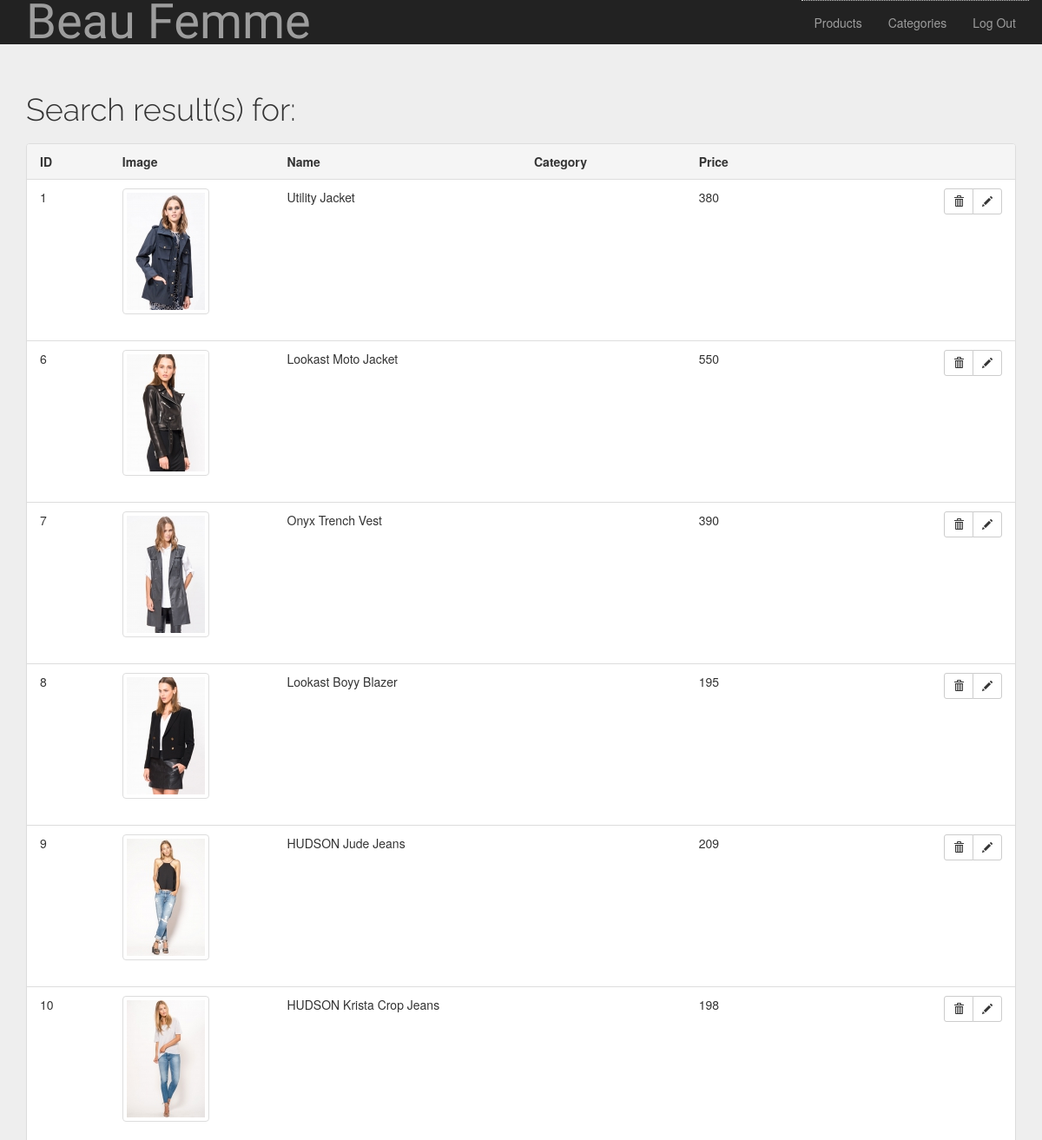
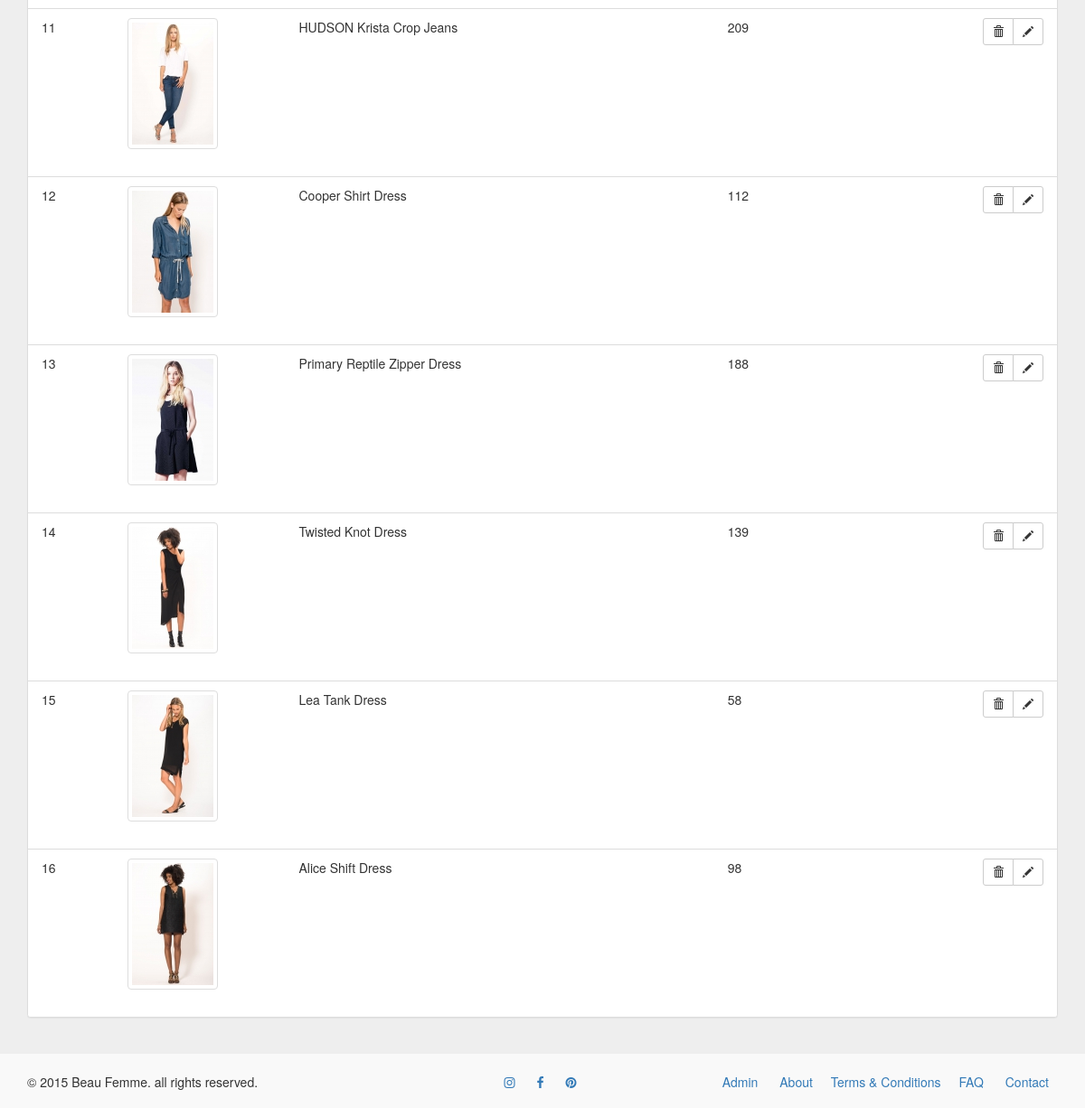
/admin/search.php, run on the app's committed database (2 pictures, top to bottom).
### tables this page shows
CREATE TABLE IF NOT EXISTS `products` (
  `product_id` int(11) NOT NULL AUTO_INCREMENT,
  `product_name` varchar(60) NOT NULL,
  `product_description` text NOT NULL,
  `price` double NOT NULL,
  `category_id` int(5) NOT NULL,
  PRIMARY KEY (`product_id`),
  KEY `ItemID` (`product_id`),
  KEY `product_id` (`product_id`),
  KEY `category_id` (`category_id`)
);

CREATE TABLE IF NOT EXISTS `pages` (
  `page_id` int(3) NOT NULL AUTO_INCREMENT,
  `page_name` varchar(35) NOT NULL,
  `page_description` text NOT NULL,
  PRIMARY KEY (`page_id`)
);

### admin/search.php (the view, shortened to what this page needs)
<?php
  $sitePath = $_SERVER['DOCUMENT_ROOT']."crafts";
?>
<?php include_once($sitePath."/inc/_header.php"); ?>
<?php include_once($sitePath."/admin/nav.php"); ?>
<?php include_once($sitePath."/inc/_dbconnect.php"); ?>
<?php
  $query = $_GET['query'];
  $query = htmlspecialchars($query);
  $sql= "SELECT * FROM products
            WHERE (product_name LIKE '%".$query."%') OR (product_description LIKE '%".$query."%')";
  $result = mysqli_query($con, $sql);
?>
<h1>Search result(s) for: <?php echo $query; ?> </h1>
<?php
$itemcount = mysqli_num_rows($result);
if ($itemcount>0) {
?>
<div class="panel panel-default">
      <div class="panel-heading hidden-xs">
        <div class="row hidden-xs">
            <div class="col-sm-1"><strong>ID</strong>               </div>
            <div class="col-sm-2"><strong>Image</strong>            </div>
            <div class="col-sm-3"><strong>Name</strong>             </div>
            <div class="col-sm-2"><strong>Category</strong>         </div>
            <div class="col-sm-2"><strong>Price</strong>            </div>
            <div class="col-sm-2">                                  </div>
        </div>
      </div>
    <div class="list-group">
    <?php
    while ($row = mysqli_fetch_array($result)) {
          $itemId = $row["product_id"];
          $itemName= $row["product_name"];
          $itemPrice= $row["price"];
          $itemImage = $host.'media/products/thumb/'.$itemId.'.jpg';
    ?>
      <div class="list-group-item">
        <div class="row">
            <div class="col-sm-1">
              <?php echo $itemId; ?>
            </div>
            <div class="col-sm-2">
              <img class=" thumbnail img-responsive" src="<?php echo  $itemImage; ?>" >
            </div>
            <div class="col-sm-3">
              <?php echo $itemName; ?>
            </div>
            <div class="col-sm-2">
            </div>
            <div class="col-sm-2">
              <?php echo $itemPrice; ?>
            </div>
            <div class="col-sm-2 text-right">
              <div class="btn-group btn-group-sm">
                <a class="btn btn-default" href='<?php echo "inventory-delete.php?deleteid=$itemId"; ?>' data-toggle="modal" data-target="#myModal">
                  <i class="glyphicon glyphicon-trash"></i>
                </a>
                <a class="btn btn-default" href='<?php echo "inventory-edit.php?itemid=$itemId"; ?>' data-toggle="modal" data-target="#myModal">
                   <i class="glyphicon glyphicon-pencil"></i>
                </a>
              </div>
            </div>
        </div>
      </div>
    <?php
     }
    ?>
    </div>
</div>
<?php
} else {
?>
 <div class="alert alert-danger">:)<br>No Products found. Please try again!</div>
<?php
}
?>
<?php include_once($sitePath."/inc/_footer.php"); ?>

### inc/_footer.php (shortened to what this page needs)
</div>
<?php
  $sql= "SELECT * FROM pages";
  $result = mysqli_query($con, $sql);
  $itemcount = mysqli_num_rows($result);
  $pageIDs=array();
  if ($itemcount>0) {
    while ($row = mysqli_fetch_array($result)) {
        $pageIDs[] = $row['page_id'];
      }
  }
  $pagelist="";
  foreach ($pageIDs as $pageID) {
      $sql0= "SELECT * FROM pages WHERE page_id = $pageID";
      $result0 = mysqli_query($con, $sql0);
      $itemcount0 = mysqli_num_rows($result0);
      if ($itemcount0>0) {
        while ($row0 = mysqli_fetch_array($result0)) {
            $pageName= $row0["page_name"];
            $pagelist.="<li><a href='".$host."page.php?pageID=$pageID'>".$pageName."</a></li>";
        }
      }
  }
?>
<footer>
	<div class="container">
		<div class="row">
			<div class="col-sm-5">&copy; 2015 Beau Femme. all rights reserved.</div>
			<div class="col-sm-2 text-center">
				<ul class="list-inline">
					<li><a href="#"><i class="fa fa-instagram"></i></a></li>
					<li><a href="#"><i class="fa fa-facebook"></i></a></li>
					<li><a href="#"><i class="fa fa-pinterest"></i></a></li>
				</ul>
			</div>
			<div class="col-sm-5 text-right">
				<ul class="list-inline">
					<li><a href="<?php echo $host."admin"; ?>">Admin</a></li>
					<?php echo $pagelist; ?>
					<li><a href="<?php echo $host."contact.php"; ?>">Contact</a></li>
				</ul>
			</div>
		</div>
	</div>
</footer>
<body>

### style.css (style rules this page uses)
html { position: relative; min-height: 100%; }
body { background-color: #eee; height: 100%; margin-bottom: 80px; }
body > footer { position: absolute; bottom: 0; width: 100%; height: 60px; padding: 1.5em 0; background-color: #f9f9f9; z-index: 1; margin-top: 2em; }
.container { position: relative; }
h1,h2 { font-family: 'Raleway', sans-serif; font-weight: 300; }
h1 { margin: 1em 0 0.5em; }
.btn, .form-control { border-radius: 0; }
.list-inline li { margin: 0 5px; }

### data on the page
products: product_id "1", shows a picture, product_name "Utility Jacket", price "380"
products: product_id "6", shows a picture, product_name "Lookast Moto Jacket", price "550"
products: product_id "7", shows a picture, product_name "Onyx Trench Vest", price "390"
products: product_id "8", shows a picture, product_name "Lookast Boyy Blazer", price "195"
products: product_id "9", shows a picture, product_name "HUDSON Jude Jeans", price "209"
products: product_id "10", shows a picture, product_name "HUDSON Krista Crop Jeans", price "198"
products: product_id "11", shows a picture, product_name "HUDSON Krista Crop Jeans", price "209"
products: product_id "12", shows a picture, product_name "Cooper Shirt Dress", price "112"
products: product_id "13", shows a picture, product_name "Primary Reptile Zipper Dress", price "188"
products: product_id "14", shows a picture, product_name "Twisted Knot Dress", price "139"
products: product_id "15", shows a picture, product_name "Lea Tank Dress", price "58"
products: product_id "16", shows a picture, product_name "Alice Shift Dress", price "98"
pages: page_name "About"
pages: page_name "Terms & Conditions"
pages: page_name "FAQ"
